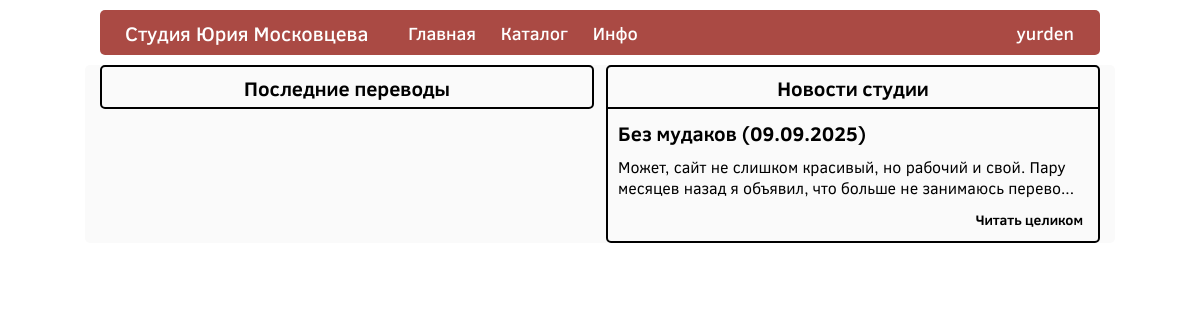
Page /home/ (signed in) on the earlier database version.
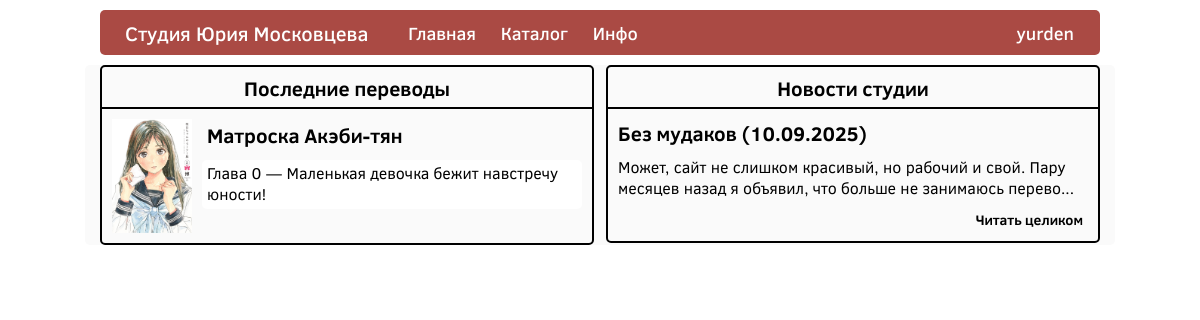
Same page on the later database version.
### post_section/models.py (models this page shows, shortened)
class Post(models.Model):
    post_name = models.CharField(max_length=150,
                                 verbose_name='Название')
    post_slug = models.SlugField(max_length=200,
                                 unique=True,
                                 verbose_name='SLUG-адрес')
    content = RichTextUploadingField(verbose_name='Содержание')
    add_date = models.DateTimeField(auto_now_add=True,
                                    verbose_name='Дата и время создания')
    view_count = models.PositiveIntegerField(default=0,
                                             editable=False,
                                             verbose_name='Счётчик просмотров')
    def get_short_content(self, max_length=115):
        content_no_images = re.sub(r'<img[^>]*>', '', self.content)
        content_no_nbsp = re.sub(r'&nbsp;', ' ', content_no_images)
        text_only = re.sub(r'<[^>]*>', '', content_no_nbsp)
        if len(text_only) > max_length:
            return text_only[:max_length] + '...'
        return text_only
    def get_short_content_safe(self, max_length=115):
        from django.utils.safestring import mark_safe
        return mark_safe(self.get_short_content(max_length))

### manga_section/models.py (models this page shows, shortened)
class Manga(models.Model):
    manga_name = models.CharField(max_length=150,
                                  verbose_name='Название')
    manga_slug = models.SlugField(max_length=200,
                                  verbose_name='SLUG-адрес',
                                  unique=True)
    genres = models.ManyToManyField(Genre,
                                    verbose_name='Жанр')
    authors = models.ManyToManyField(Author,
                                     verbose_name='Автор')
    description = models.TextField(verbose_name='Описание')

class Chapter(models.Model):
    volume = models.ForeignKey(Volume,
                              on_delete=models.CASCADE,
                              related_name='chapters',
                              verbose_name='Манга')
    ch_number = models.PositiveIntegerField(verbose_name='Номер')
    ch_name = models.CharField(max_length=100,
                               verbose_name='Название')
    add_date = models.DateTimeField(auto_now_add=True,
                                    verbose_name='Дата и время создания')
    def get_chapter_display(self):
        num = float(self.ch_number)
        if num.is_integer():
            return str(int(num))
        else:
            return str(num)

### main_section/views.py (the view)
# urls.py: path('home/', main_section_views.main_page, name='home-page'),
def main_page(request):
    last_week = timezone.now() - timezone.timedelta(days=7)
    recent_chapters = Chapter.objects.filter(
        add_date__gte=last_week
    ).select_related(
        'volume__manga'
    ).prefetch_related(
        Prefetch('volume__manga__volumes',
                 queryset=Volume.objects.order_by('-vol_number'),
                 to_attr='latest_volumes')
    ).order_by('-add_date')
    recent_posts = Post.objects.filter(
        add_date__gte=last_week
    ).order_by('-add_date')
    manga_dict = {}
    for chapter in recent_chapters:
        manga = chapter.volume.manga
        if manga.id not in manga_dict:
            latest_volume = manga.volumes.order_by('-vol_number').first()
            cover = latest_volume.vol_cover if latest_volume else None
            manga_dict[manga.id] = {
                'manga': manga,
                'cover': cover,
                'chapters': []
            }
        manga_dict[manga.id]['chapters'].append(chapter)
    context = {
        'recent_manga': list(manga_dict.values()),
        'recent_post': recent_posts
    }
    return render(request, 'main_page.html', context)

### templates/main_page.html (shortened to what this page needs)
{% extends "top_panel.html" %}
{% load static %}
{% block content %}
    <link rel="stylesheet" href="{% static 'main_section/css/main_page.css' %}">
    <div class="main_container">
        <div class="updates_container">
            <div class="block_title">
                <h1>Последние переводы</h1>
            </div>
            <div class="block_container">
                {% for item in recent_manga %}
                    <div class="block">
                        <div class="block_img">
                            <img src={{ item.cover.url }}>
                        </div>
                        <div class="block_text">
                            <div class="block_info">
                                <a href="{% url 'manga-page' slug=item.manga.manga_slug %}">{{ item.manga.manga_name }}</a>
                            </div>
                            <div class="block_chapters">
                                {% for chapter in item.chapters %}
                                <div class="one_chapter">
                                    <a href="{% url 'chapter-page' manga_slug=item.manga.manga_slug ch_number=chapter.get_chapter_display %}">
                                        Глава {{ chapter.get_chapter_display }}
                                        {% if chapter.ch_name and chapter.ch_name.strip %}
                                             — {{ chapter.ch_name }}
                                        {% endif %}
                                    </a>
                                </div>
                                {% endfor %}
                            </div>
                        </div>
                    </div>
                {% endfor %}
            </div>
        </div>
        <div class="news_container">
            <div class="block_title">
                <h1>Новости студии</h1>
            </div>
            <div class="block_container">
                {% for post in recent_post %}
                    <div class="post_block">
                        <div class="post_block_title">
                            <h1>{{ post.post_name }} ({{ post.add_date|date:"d.m.Y" }})</h1>
                        </div>
                        <div class="post_block_content">
                            <p>{{ post.get_short_content_safe }}</p>
                        </div>
                        <div class="read_more">
                            <a href="{% url 'post-page' post_slug=post.post_slug %}">Читать целиком</a>
                        </div>
                    </div>
                {% endfor %}
            </div>
        </div>
    </div>
{% endblock %}

Differences in the rows shown:
now on this page (row unchanged): Manga: manga.manga_name "Матроска Акэби-тян"
added Chapter: chapter "0", ch_name "Маленькая девочка бежит навстречу юности!"
changed Post "Без мудаков": add_date "09.09.2025" → "10.09.2025"
